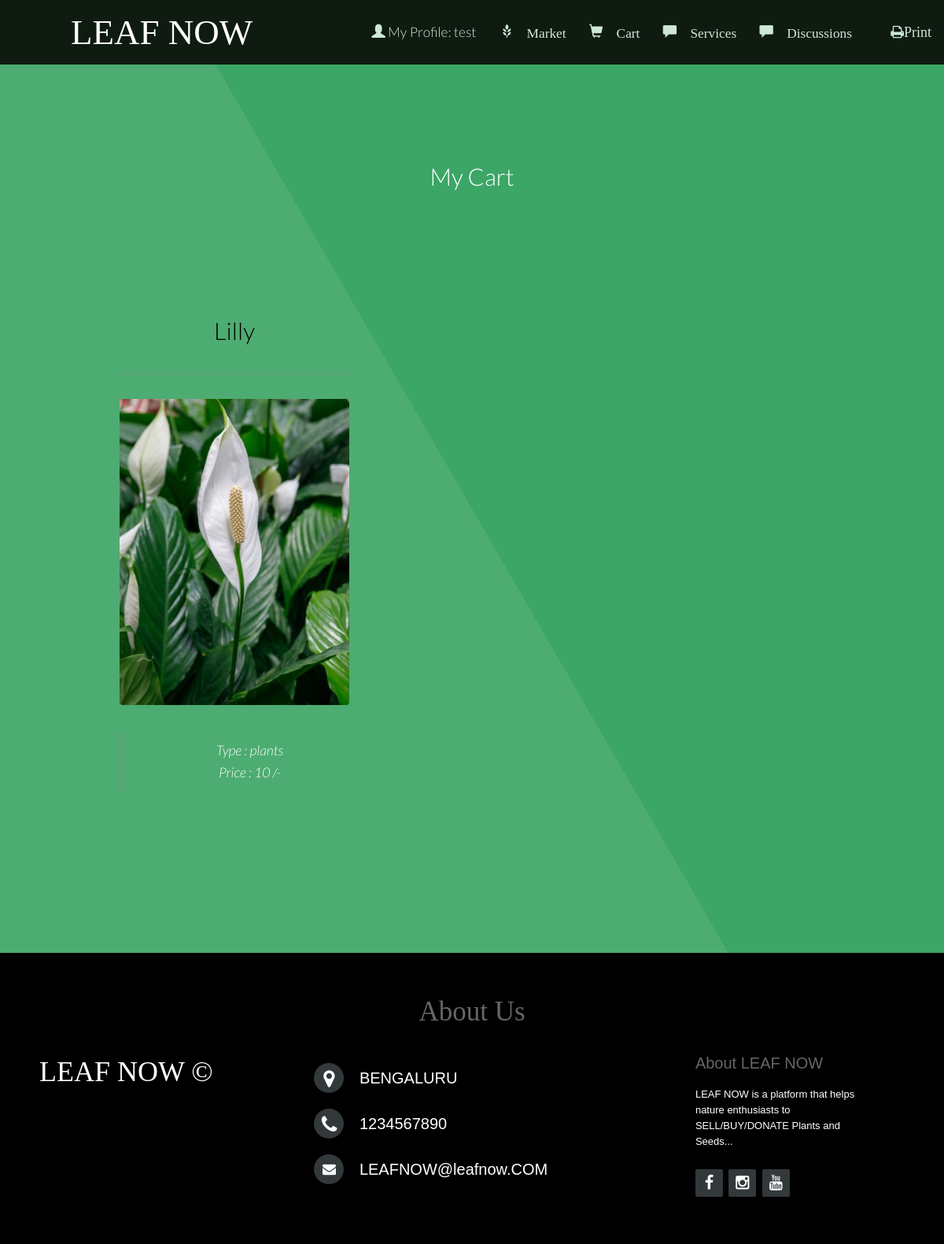
/myCart.php (signed in), run on the app's committed database.
### tables this page shows
CREATE TABLE `mycart` (
  `bid` int(10) NOT NULL,
  `pid` int(10) NOT NULL
);

CREATE TABLE `product` (
  `uid` int(255) NOT NULL,
  `pid` int(255) NOT NULL,
  `product` varchar(255) NOT NULL,
  `pcat` varchar(255) NOT NULL,
  `pinfo` varchar(255) NOT NULL,
  `price` float NOT NULL,
  `pimage` varchar(255) NOT NULL DEFAULT 'blank.png',
  `picStatus` int(10) NOT NULL DEFAULT 0
);

### myCart.php (the view, shortened to what this page needs)
<?php
	require 'db.php';
    $bid = $_SESSION['id'];
?>
<!DOCTYPE html>
<html lang="en">
	<head>
		<link href="bootstrap\css\bootstrap.min.css" rel="stylesheet">
		<link rel="stylesheet" href="login.css"/>
		<link rel="stylesheet" href="indexfooter.css" />
	</head>
	<body class>
		<?php
			require 'menu.php';
		?>
			<section id="main" class="wrapper style1 align-center" >
				<div class="container">
						<h2>My Cart</h2>
				<section id="two" class="wrapper style2 align-center">
				<div class="container">
					<div class="row">
					<?php
                        $sql = "SELECT * FROM mycart WHERE bid = '$bid'";
                        $result = mysqli_query($conn, $sql);
						while($row = $result->fetch_array()):
                            $pid = $row['pid'];
                            $sql = "SELECT * FROM product WHERE pid = '$pid'";
                            $result1 = mysqli_query($conn, $sql);
                            $row1 = $result1->fetch_array();
							$picDestination = "images/productImages/".$row1['pimage'];
						?>
							<div class="col-md-4">
							<section>
							<strong><h2 class="title" style="color:black; "><?php echo $row1['product'].'';?></h2></strong>
							<a href="review.php?pid=<?php echo $row1['pid'] ;?>" > <img class="image fit" src="<?php echo $picDestination;?>" alt=""  /></a>
							<div style="align: left">
							<blockquote><?php echo "Type : ".$row1['pcat'].'';?><br><?php echo "Price : ".$row1['price'].' /-';?><br></blockquote>
						</section>
						</div>
                    <?php endwhile;	?>
					</div>
			</section>
			</section>
			<footer class="footer-distributed" style="background-color:black" id="aboutUs">
		<center>
			<h1 style="font: 35px Times New Roman;">About Us</h1>
		</center>
		<div class="footer-left">
			<h3 style="font-family: 'Times New Roman', cursive;">LEAF NOW &copy; </h3>
			<br />
			<br />
		</div>
		<div class="footer-center">
			<div>
				<i class="fa fa-map-marker"></i>
				<p style="font-size:20px">BENGALURU</p>
			</div>
			<div>
				<i class="fa fa-phone"></i>
				<p style="font-size:20px">1234567890</p>
			</div>
			<div>
				<i class="fa fa-envelope"></i>
				<p style="font-size:20px"><a href="mailto:agroculture@gmail.com" style="color:white">LEAFNOW@leafnow.COM</a></p>
			</div>
		</div>
		<div class="footer-right">
			<p class="footer-company-about" style="color:white">
				<span style="font-size:20px"><b>About LEAF NOW</b></span>
				LEAF NOW is a platform that helps nature enthusiasts to SELL/BUY/DONATE Plants and Seeds...
			</p>
			<div class="footer-icons">
				<a  href="#"><i style="margin-left: 0;margin-top:5px;"class="fa fa-facebook"></i></a>
				<a href="#"><i style="margin-left: 0;margin-top:5px" class="fa fa-instagram"></i></a>
				<a href="#"><i style="margin-left: 0;margin-top:5px" class="fa fa-youtube"></i></a>
			</div>
		</div>
	</footer>
	</body>
</html>

### login.css (style rules this page uses)
.container { padding: 16px; }

### indexFooter.css (style rules this page uses)
.footer-distributed { background-color: #292c2f; box-shadow: 0 1px 1px 0 rgba(0, 0, 0, 0.12); box-sizing: border-box; width: 100%; text-align: left; font: 16px sans-serif; padding: 55px 50px; }
.footer-distributed .footer-left, .footer-distributed .footer-center, .footer-distributed .footer-right { display: inline-block; vertical-align: top; }
.footer-distributed .footer-left { width: 30%; }
.footer-distributed h3 { color: #ffffff; font: normal 36px 'Cookie', cursive; margin: 0; }
.footer-distributed .footer-center { width: 45%; }
.footer-distributed .footer-center i { background-color: #33383b; color: #ffffff; font-size: 25px; width: 38px; height: 38px; border-radius: 50%; text-align: center; line-height: 42px; margin: 10px 15px; vertical-align: middle; }
.footer-distributed .footer-center i.fa-envelope { font-size: 17px; line-height: 38px; }
.footer-distributed .footer-center p { display: inline-block; color: #ffffff; vertical-align: middle; margin:0; }
.footer-distributed .footer-center p a { color: #5383d3; text-decoration: none;; }
.footer-distributed .footer-right { width: 20%; }
.footer-distributed .footer-company-about { line-height: 20px; color: #92999f; font-size: 13px; font-weight: normal; margin: 0; }
.footer-distributed .footer-company-about span { display: block; color: #ffffff; font-size: 14px; font-weight: bold; margin-bottom: 20px; }
.footer-distributed .footer-icons { margin-top: 25px; }
.footer-distributed .footer-icons a { display: inline-block; width: 35px; height: 35px; cursor: pointer; background-color: #33383b; border-radius: 2px; font-size: 20px; color: #ffffff; text-align: center; line-height: 35px; margin-right: 3px; margin-bottom: 5px; }

### css/style.css (style rules this page uses)
body { background: #fff; }
body, input, select, textarea { color: #444; font-family: "Lato", Helvetica, sans-serif; font-size: 15pt; font-weight: 300; line-height: 1.65em; }
a { color: #4dac71; text-decoration: underline; }
strong, b { color: #666; font-weight: 400; }
em, i { font-style: italic; }
p { margin: 0 0 2em 0; }
h1, h2, h3, h4, h5, h6 { color: #666; font-weight: 300; line-height: 1em; margin: 0 0 1em 0; }
h2 { font-size: 1.75em; line-height: 1.5em; }
h3 { font-size: 1.35em; line-height: 1.5em; }
blockquote { border-left: solid 4px rgba(144, 144, 144, 0.25); font-style: italic; margin: 0 0 2em 0; padding: 0.5em 0 0.5em 2em; }
.align-center { text-align: center; }
.image { border-radius: 4px; border: 0; display: inline-block; position: relative; }
.image.fit { display: block; margin: 0 0 2em 0; width: 100%; }
.wrapper { padding: 6em 0em 4em; }
.wrapper.style1 { background-color: #3ba666; -moz-background-image: linear-gradient(60deg, #4dac71 50%, #3ba666 50%); -webkit-background-image: linear-gradient(60deg, #4dac71 50%, #3ba666 50%); -o-background-image: linear-gradient(60deg, #4dac71 50%, #3ba666 50%); -ms-background-image: linear-gradient(60deg, #4dac71 50%, #3ba666 50%); background-image: linear-gradient(60deg, #4dac71 50%, #3ba666 50%); color: #ffffff; }
.wrapper.style1 h2 { color: #ffffff; }
.wrapper.style2 .title, .wrapper.style2 header { border-bottom: medium double rgba(144, 144, 144, 0.25); padding-bottom: 1em; }

### css/style-xlarge.css (style rules this page uses)
body, input, select, textarea { font-size: 13pt; }

### css/style-large.css (style rules this page uses)
body, input, select, textarea { font-size: 13pt; }

### data on the page
mycart: product.product "Lilly", product.pimage (picture), product.pcat "plants", product.price "10"

### other printed values
$loginProfile "My Profile: test"
